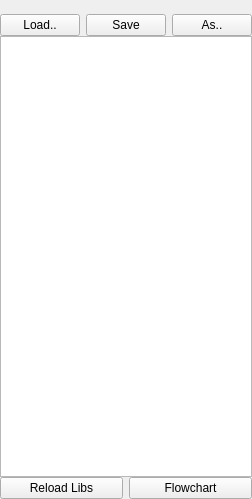
<?xml version="1.0" encoding="UTF-8"?>
<ui version="4.0">
 <class>Form</class>
 <widget class="QWidget" name="Form">
  <property name="geometry">
   <rect>
    <x>0</x>
    <y>0</y>
    <width>217</width>
    <height>499</height>
   </rect>
  </property>
  <property name="windowTitle">
   <string>Form</string>
  </property>
  <layout class="QGridLayout" name="gridLayout">
   <property name="verticalSpacing">
    <number>0</number>
   </property>
   <property name="margin">
    <number>0</number>
   </property>
   <item row="1" column="0">
    <widget class="QPushButton" name="loadBtn">
     <property name="text">
      <string>Load..</string>
     </property>
    </widget>
   </item>
   <item row="1" column="1" colspan="2">
    <widget class="FeedbackButton" name="saveBtn">
     <property name="text">
      <string>Save</string>
     </property>
    </widget>
   </item>
   <item row="1" column="3">
    <widget class="FeedbackButton" name="saveAsBtn">
     <property name="text">
      <string>As..</string>
     </property>
    </widget>
   </item>
   <item row="4" column="0" colspan="2">
    <widget class="FeedbackButton" name="reloadBtn">
     <property name="text">
      <string>Reload Libs</string>
     </property>
     <property name="checkable">
      <bool>false</bool>
     </property>
     <property name="flat">
      <bool>false</bool>
     </property>
    </widget>
   </item>
   <item row="4" column="2" colspan="2">
    <widget class="QPushButton" name="showChartBtn">
     <property name="text">
      <string>Flowchart</string>
     </property>
     <property name="checkable">
      <bool>true</bool>
     </property>
    </widget>
   </item>
   <item row="3" column="0" colspan="4">
    <widget class="TreeWidget" name="ctrlList">
     <attribute name="headerVisible">
      <bool>false</bool>
     </attribute>
     <attribute name="headerStretchLastSection">
      <bool>false</bool>
     </attribute>
     <attribute name="headerVisible">
      <bool>false</bool>
     </attribute>
     <attribute name="headerStretchLastSection">
      <bool>false</bool>
     </attribute>
     <column>
      <property name="text">
       <string notr="true">1</string>
      </property>
     </column>
    </widget>
   </item>
   <item row="0" column="1">
    <widget class="QLabel" name="fileNameLabel">
     <property name="font">
      <font>
       <weight>75</weight>
       <bold>true</bold>
      </font>
     </property>
     <property name="text">
      <string/>
     </property>
     <property name="alignment">
      <set>Qt::AlignCenter</set>
     </property>
    </widget>
   </item>
  </layout>
 </widget>
 <customwidgets>
  <customwidget>
   <class>TreeWidget</class>
   <extends>QTreeWidget</extends>
   <header>pyqtgraph.widgets.TreeWidget</header>
  </customwidget>
  <customwidget>
   <class>FeedbackButton</class>
   <extends>QPushButton</extends>
   <header>pyqtgraph.widgets.FeedbackButton</header>
  </customwidget>
 </customwidgets>
 <resources/>
 <connections/>
</ui>
